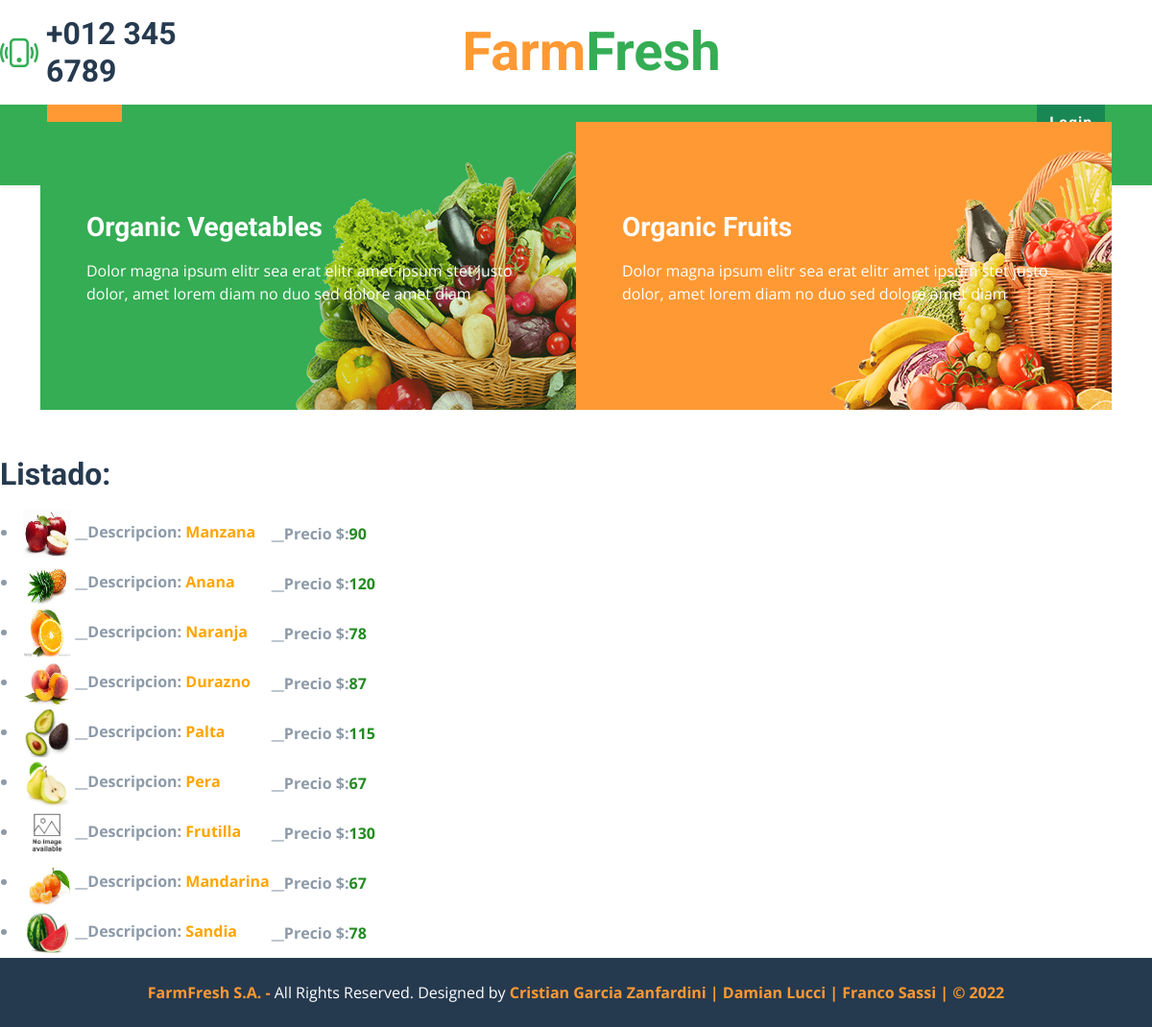
The page /farm/solo_frutas on the database its author committed.
### appfarm/models.py (models this page shows, shortened)
class Entregable(models.Model):
    CATEGORIA = (
        ("fruta", "fruta"),
        ("verdura", "verdura"),
    )
    clasificacion = models.CharField(max_length=100, choices=CATEGORIA)
    nombre = models.CharField(max_length=100, unique=True)
    fecha_de_vto = models.DateField()
    precio = models.IntegerField(null=True, blank=True)
    codigo = models.IntegerField(null=True, blank=True, unique=True, verbose_name="Nº codigo")
    productor = models.CharField(max_length=100, null=True, blank=True, verbose_name="Razon social del productor")
    entregado = models. BooleanField()
    imagen = models.ImageField(upload_to="avatares", default="avatares/default.png", blank=True)
    usuario = models.ForeignKey(User, on_delete=models.CASCADE, null=True, blank=True)

### appfarm/views.py (the view)
# urls.py: path("solo_frutas", solo_frutas, name="farm-solo-frutas"),
def solo_frutas(request):
    vegetales = Entregable.objects.filter(clasificacion="fruta")
    return render(request, "appfarm/solo_frutas.html", {"vegetales": vegetales})

### appfarm/templates/appfarm/solo_frutas.html
{% extends 'appfarm/base.html' %}
{% block contenido %}
<h2>Listado:</h2>
<table>
<ul>
    {% for vegetal in vegetales %}
    <tr>
        {% if vegetal.imagen %}
        <th><li><img src="{{vegetal.imagen.url}}" width="50" height="50">
        {% endif %}
        __Descripcion: <span style="color: orange;"> {{vegetal.nombre}}</span></li></th>
           <th>__Precio $:<span style="color:forestgreen;">{{vegetal.precio}}</span></th>
    </tr>
    {% endfor %}
</ul>
</table>
{% endblock %}

### appfarm/templates/appfarm/base.html (shortened to what this page needs)
<!DOCTYPE html>
<html lang="en">
<head>
    {% load static %}
    <link href="https://cdnjs.cloudflare.com/ajax/libs/font-awesome/5.15.0/css/all.min.css" rel="stylesheet">
    <link href="https://cdn.jsdelivr.net/npm/bootstrap-icons@1.4.1/font/bootstrap-icons.css" rel="stylesheet">
    <link href="lib/owlcarousel/assets/owl.carousel.min.css" rel="stylesheet">
    <link href="{% static 'appfarm/css/bootstrap.min.css' %}" rel="stylesheet">
    <link href="css/style.css" rel="stylesheet">
</head>
<body>
    <div>
        <div class="row gx-5 py-3 align-items-center">
            <div class="col-lg-3">
                <div class="d-flex align-items-center justify-content-start">
                    <i class="bi bi-phone-vibrate fs-1 text-primary me-2"></i>
                    <h2 class="mb-0">+012 345 6789</h2>
                </div>
            </div>
            <div class="col-lg-6">
                <div class="d-flex align-items-center justify-content-center">
                    <a href="index.html" class="navbar-brand ms-lg-5">
                        <h1 class="m-0 display-4 text-primary"><span class="text-secondary">Farm</span>Fresh</h1>
                    </a>
                </div>
            </div>
        </div>
    </div>
    <nav class="navbar navbar-expand-lg bg-primary navbar-dark shadow-sm py-3 py-lg-0 px-3 px-lg-5">
        <div class="collapse navbar-collapse" id="navbarCollapse">
            <div class="navbar-nav mx-auto py-0">
                <a href="{% url 'inicio' %}" class="nav-item nav-link active">Home</a>
                <a href="{% url 'about' %}" class="nav-item nav-link">About us</a>
                <a href="{% url 'farm-post-list' %}" class="nav-item nav-link">Pages</a>
                <a href="{% url 'farm-solo-frutas' %}" class="nav-item nav-link">Fruits</a>
                <a href="{% url 'farm-solo-verduras' %}" class="nav-item nav-link">Vegetables</a>
                <a href="{% url 'farm-vegetal-buscar' %}" class="nav-item nav-link">Search</a>
                <a href="{% url 'farm-entregables' %}" class="nav-item nav-link">Administration</a>
                <a href="{% url 'inicia-chat' %}" class="nav-item nav-link">Messages</a>
                <a href="{% url 'auth-register' %}" class="nav-item nav-link">Register/account</a>
                {% if request.user.is_authenticated %}
                    <a class="btn btn-success" href="{% url 'auth-logout' %}">Logout</a>
                    <p class="text-warning small mt-2" >Hello {{request.user.username}}</p>
                    <img src="{{imagen_url}}" width="50" height="50" alt ="">
                {% else %}
                    <a class="btn btn-success" href="{% url 'auth-login' %}">Login</a>
                {% endif %}
            </div>
        </div>
    </nav> <br>
    <div class="container-fluid banner mb-5">
        <div class="container">
            <div class="row gx-0">
                <div class="col-md-6">
                    <div class="bg-primary bg-vegetable d-flex flex-column justify-content-center p-5" style="height: 300px;">
                        <h3 class="text-white mb-3">Organic Vegetables</h3>
                        <p class="text-white">Dolor magna ipsum elitr sea erat elitr amet ipsum stet justo dolor, amet lorem diam no duo sed dolore amet diam</p>
                    </div>
                </div>
                <div class="col-md-6">
                    <div class="bg-secondary bg-fruit d-flex flex-column justify-content-center p-5" style="height: 300px;">
                        <h3 class="text-white mb-3">Organic Fruits</h3>
                        <p class="text-white">Dolor magna ipsum elitr sea erat elitr amet ipsum stet justo dolor, amet lorem diam no duo sed dolore amet diam</p>
                    </div>
                </div>
            </div>
        </div>
    </div>
    {% block contenido %}
    {% endblock %}
    <div class="container-fluid bg-dark text-white py-4">
        <div class="container text-center">
            <p class="mb-0"><a class="text-secondary fw-bold" href="#">FarmFresh S.A. - </a> All Rights Reserved. Designed by <a class="text-secondary fw-bold" href="https://htmlcodex.com">Cristian Garcia Zanfardini | Damian Lucci | Franco Sassi | © 2022</a></p>
        </div>
    </div>
</body>
</html>

### appfarm/static/appfarm/css/style.css (style rules this page uses)
:root { --primary: #34AD54; --secondary: #FF9933; --light: #F6FFF2; --dark: #263A4F; }
.btn { font-family: 'Roboto', sans-serif; letter-spacing: 1px; font-weight: 700; transition: .5s; }
.navbar-dark .navbar-nav .nav-link { padding: 30px 15px; font-size: 16px; font-weight: 600; color: #FFFFFF; text-transform: uppercase; transition: .5s; }
.navbar-dark .navbar-nav .nav-link:hover, .navbar-dark .navbar-nav .nav-link.active { background: var(--secondary); }
@media (min-width: 991.98px) { .banner { position: relative; margin-top: -90px; z-index: 1; } }
.bg-vegetable { background: linear-gradient(rgba(52, 173, 84, .2), rgba(52, 173, 84, .2)), url(../img/vegetable.png) bottom right no-repeat; background-size: contain; }
.bg-fruit { background: linear-gradient(rgba(255, 153, 51, .2), rgba(255, 153, 51, .2)), url(../img/fruit.png) bottom right no-repeat; background-size: contain; }

### rows shown on the page
Entregable: imagen (picture), nombre "Manzana", precio "90"
Entregable: imagen (picture), nombre "Anana", precio "120"
Entregable: imagen (picture), nombre "Naranja", precio "78"
Entregable: imagen (picture), nombre "Durazno", precio "87"
Entregable: imagen (picture), nombre "Palta", precio "115"
Entregable: imagen (picture), nombre "Pera", precio "67"
Entregable: imagen (placeholder picture), nombre "Frutilla", precio "130"
Entregable: imagen (picture), nombre "Mandarina", precio "67"
Entregable: imagen (picture), nombre "Sandia", precio "78"
